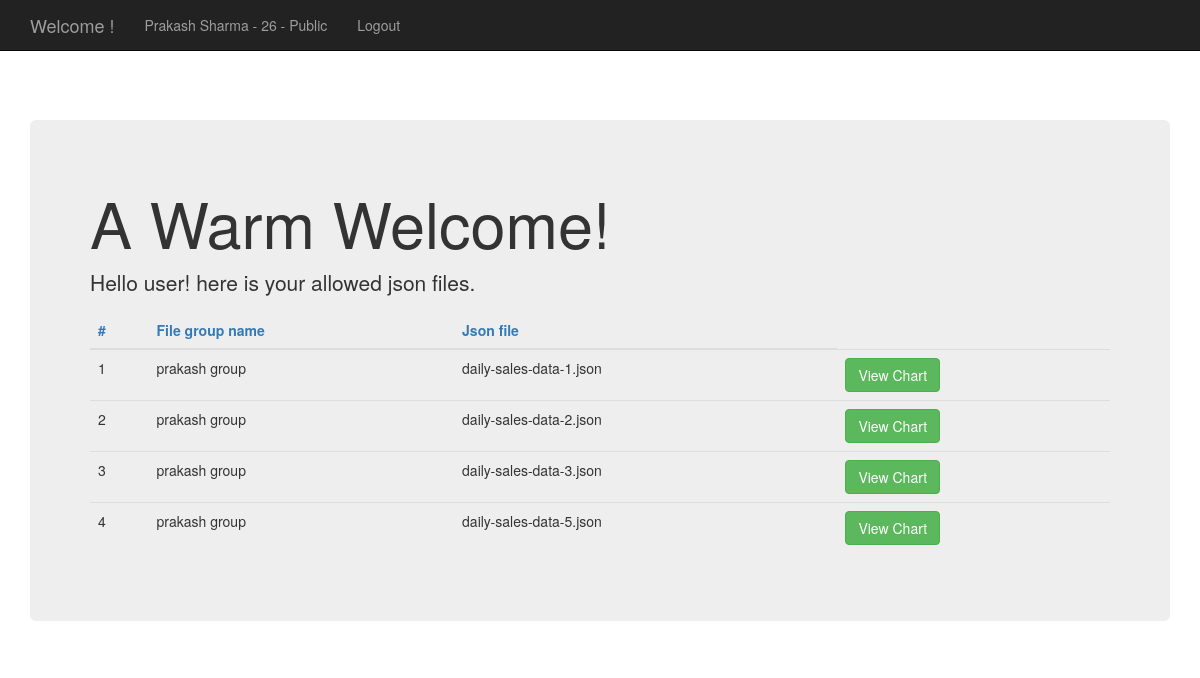
The page /welcome.php (signed in) on the database its author committed.
### tables this page shows
CREATE TABLE `adminfiles` (
  `id` int(11) NOT NULL,
  `key_num` varchar(255) NOT NULL,
  `admin_name` varchar(255) NOT NULL,
  `files_group_name` varchar(255) NOT NULL,
  `json_files` varchar(255) NOT NULL,
  `allowed_user` varchar(255) NOT NULL
);

### welcome.php (the view, shortened to what this page needs)
<?php
include "dbconnection.php";
if (strlen($_SESSION['id']==0)) {
  header('location:logout.php');
  } else{
?>
<!DOCTYPE html>
<html lang="en">
<head>
    <link href="css/bootstrap.min.css" rel="stylesheet">
    <link href="css/heroic-features.css" rel="stylesheet">
</head>
<body>
    <nav class="navbar navbar-inverse navbar-fixed-top" role="navigation">
        <div class="container">
            <div class="navbar-header">
                <a class="navbar-brand" href="#">Welcome !</a>
            </div>
            <div class="collapse navbar-collapse" id="bs-example-navbar-collapse-1">
                <ul class="nav navbar-nav">
                    <li>
                        <a href="#"><?php echo $_SESSION['name']; echo ' - '; echo $_SESSION['id']; echo ' - '; echo  $_SESSION['role']?></a>
                    </li>
                    <li>
                        <a href="logout.php">Logout</a>
                    </li>
                </ul>
            </div>
        </div>
    </nav>
    <div class="container">
      <header class="jumbotron hero-spacer">
        <h1>A Warm Welcome!</h1>
        <p>Hello user! here is your allowed json files.</p>
        <div class="form-group">
          <table class="table">
            <thead class=" text-primary">
              <th>#</th>
              <th>File group name</th>
              <th>Json file</th>
            </thead>
            <?php
              $query = "SELECT * FROM adminfiles WHERE allowed_user="."'".$_SESSION['name']."'";
              $data = mysqli_query($con, $query);
              $totalrows = mysqli_num_rows($data);
              if ($totalrows != 0) {
                $i = 0;
                while ($result = mysqli_fetch_assoc($data)) {
                  $i++;
                  ?>
                  <tr>
                    <td><?php echo $i;?></td>
                    <td><?php echo $result['files_group_name'];?></td>
                    <td><?php echo $result['json_files'];?></td>
                    <td>
                      <a href ="viewchart.php?file=<?php echo $result['json_files'];?>" > <input type = 'submit' value='View Chart' class="btn btn-success">
                    </td>
                  </tr>
                  <?php
                }
              }
              else{
                echo "No Records found";
              }
            ?>
          </table>
        </div>
      </header>
    </div>
</body>
</html>
<?php } ?>

### css/heroic-features.css (style rules this page uses)
body { padding-top: 70px; }
.hero-spacer { margin-top: 50px; }

### rows shown on the page
adminfiles: files_group_name "prakash group", json_files "daily-sales-data-1.json"
adminfiles: files_group_name "prakash group", json_files "daily-sales-data-2.json"
adminfiles: files_group_name "prakash group", json_files "daily-sales-data-3.json"
adminfiles: files_group_name "prakash group", json_files "daily-sales-data-5.json"

### other values the page prints
$_SESSION['name'] "Prakash Sharma"
$_SESSION['id'] "26"
$_SESSION['role'] "Public"
